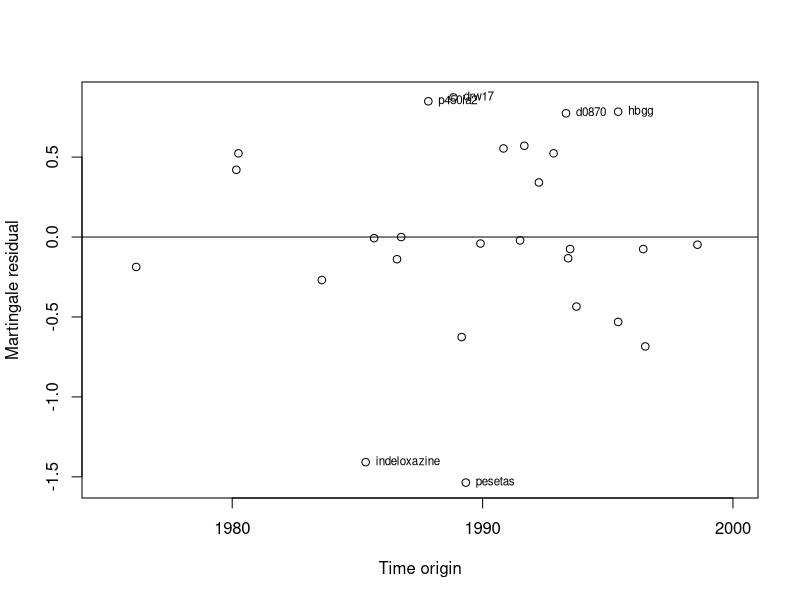

Generate this figure with R:
library("survival")



dead.words <- read.csv(file="dead_words_with_covariates.csv",
                       head=TRUE, sep=",")
dead.words <- na.omit(dead.words) # Remove rows with missing data.

# Transform some variables.
dead.words$log.tfidf = log(dead.words$tfidf)
dead.words$log.rtf = log(dead.words$rtf)
dead.words$centered.tfidf = ((dead.words$tfidf - mean(dead.words$tfidf))
                             /sd(dead.words$tfidf))
dead.words$centered.rtf = ((dead.words$rtf - mean(dead.words$rtf))
                             /sd(dead.words$rtf))
dead.words$sqrt.age = sqrt(dead.words$age)



# Run some cox regressions and keep the last one in memory.
cat("LARGE MODEL\n")
fit <- coxph(Surv(time1, time2, status) ~ sqrt.age + kl.score * sqrt.age
                                          + centered.tfidf * sqrt.age
                                          + centered.rtf * sqrt.age
                                          + kl.score:centered.tfidf
                                          + kl.score:centered.rtf
                                          + centered.tfidf:centered.rtf,
             data=dead.words, control = coxph.control(iter.max = 1e5))
print(fit)
large_model_loglik <- summary(fit)$loglik[2]
large_model_df <- summary(fit)$logtest[2]

cat("\n\nSMALL MODEL\n")
fit <- coxph(Surv(time1, time2, status) ~ sqrt.age + kl.score * sqrt.age
                                          + centered.tfidf * sqrt.age
                                          + centered.rtf * sqrt.age,
             data=dead.words, control = coxph.control(iter.max = 1e7))
print(fit)

cat("\n\nDIAGNOSTICS\n")
cat(sprintf("Cox & Snell pseudo-R^2 = %f; max possible R^2 = %f\n",
            summary(fit)$rsq[1], summary(fit)$rsq[2]))
cat(sprintf("Normalization: Cox & Snell R^2 / max possible R^2 = %f\n\n",
            summary(fit)$rsq[1] / summary(fit)$rsq[2]))
#cat(sprintf("AIC = %f\n", extractAIC(fit)[2]))
small_model_loglik <- summary(fit)$loglik[2]
small_model_df <- summary(fit)$logtest[2]
deviance <- -2 * (small_model_loglik - large_model_loglik)
pvalue <- 1 - pchisq(deviance, df=large_model_df - small_model_df)
cat(sprintf("Under H_0 where small model is as good as large model, p = %f\n\n",
            pvalue))



# Compute the suggested sample size a la Peduzzi et al.,
# "Importance of events per independent variable in proportional hazards
# regression analysis" (1995).
sample_size = length(unique(dead.words$word))
num_predictors = length(fit$coefficients)
num_deaths = sum(dead.words$status)
num_censored = sample_size - num_deaths
p = min(num_deaths, num_censored) / (num_deaths + num_censored)
suggested_sample_size = 10 * num_predictors / p
cat(sprintf("Sample size is %d; suggested sample size is %f.\n\n",
            sample_size, suggested_sample_size))




# Make a martingale residual plot.
residuals <- residuals(fit, type="martingale", collapse=dead.words$word)

# Get tuples of words with their time origins.
origins <- unique(dead.words[c("word", "time.origin")])
origins$time.origin <- as.Date(paste(as.character(origins$time.origin),
                                     "-1", sep=""),
                               "%Y-%m-%d") # Convert string to date.
row.names(origins) <- origins$word # Rename rows by word.
xy.pairs <- cbind(origins, residuals)
xy.pairs <- xy.pairs[with(xy.pairs, order(time.origin)), ] # Sort.

# Split the dataset into "outliers" and the rest so that I can
# label only the outliers.
outliers <- subset(xy.pairs, abs(residuals) > 0.75)
nonoutliers <- xy.pairs[!(xy.pairs$word %in% outliers$word), ]

# Plot outliers first, add labels, then plot the rest.
png(filename="martingale_residuals.png")
plot(outliers$time.origin, outliers$residuals,
     xlab="Time origin", ylab="Martingale residual",
     xlim=c(as.Date("1975-1-1", "%Y-%m-%d"),
            as.Date("2000-1-1", "%Y-%m-%d")))
text(outliers$time.origin, outliers$residuals, row.names(outliers),
     cex=0.7, pos=4, offset=0.5)
points(nonoutliers$time.origin, nonoutliers$residuals)
abline(0,0)
dev.off()
